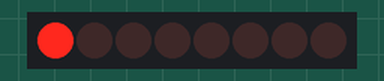
The sketch below on a simulated Arduino Uno, built with avr-gcc and run on an emulated ATmega328P. On the bench: 8 shift-register outputs drawn as a row of LEDs (first output left, lit = HIGH). Wiring (inferred from the names in the program): shift register (74HC595): data pin 11; shift clock pin 12; latch pin 8. Wiring (inferred from the signals the program sends): row of LEDs: on Q0, Q1, Q2, Q3, Q4, Q5, Q6, Q7.

Above: at 0.1 s.
At 0.7 s:
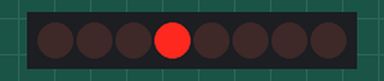
At 1.1 s:
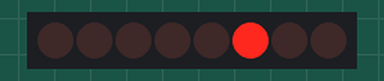
At 1.5 s:
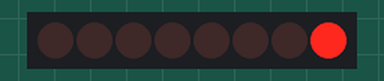
At 2.5 s:
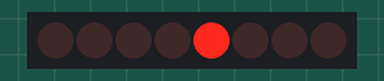
At 3.5 s:
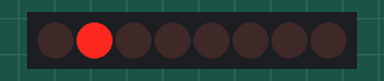
Timing chart, 0 to 3.8 s (numbered marks = the images above):
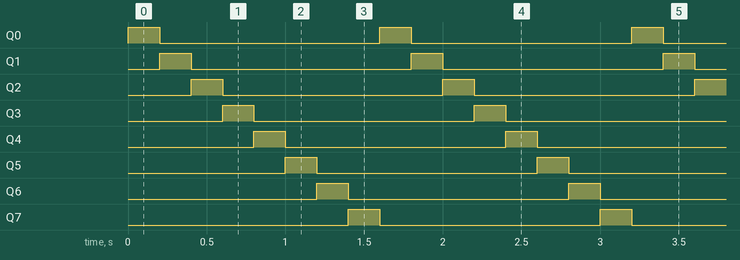

The sketch:

SetLedsOneRegister.ino
```cpp
//Set one LED at a time
#include <math.h>

int LATCH = 8;
int CLOCK = 12;
int DATA = 11;

void setup() {
  pinMode(LATCH, OUTPUT);
  pinMode(CLOCK, OUTPUT);
  pinMode(DATA, OUTPUT);
}

void loop() {

  for (byte n = 0; n < 8; n++) {
    lightLed(n);
    delay(200);
  }
}

//Light a single LED in the range 0-7
void lightLed(byte led) {
  digitalWrite(LATCH, LOW);

  //Use bit shift instead of pow() - more efficient,
  // and pow returns a float which may be truncated
  // to an unexpected integer value
  //(e.g. int n = pow(2,3); // => n = 7.
  shiftOut(DATA, CLOCK, MSBFIRST, 1 << led);
  digitalWrite(LATCH, HIGH);
}
```

Measured:
- by itself, Q0–7: alternates HIGH for 0.20 s and LOW for 1.4 s
- by itself, everything shown: repeats every 1.6 s, in 8 steps
